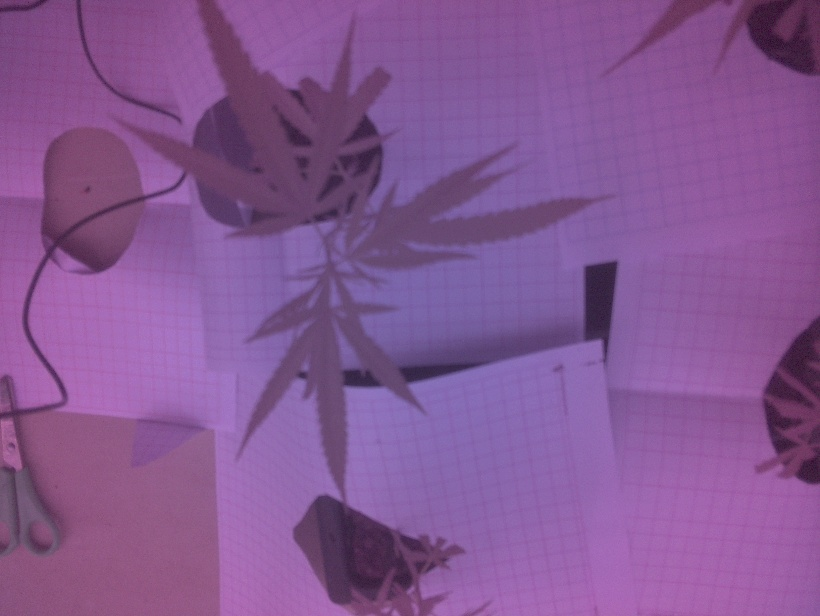
#> input picture noir.jpg, 820 x 616 px
$ python test123.py
#> lines starting #> are read from the running program, lines starting #| are printed output that depends on the picture
import time
import datetime
import numpy

import cv2


noir_image = cv2.imread('./noir.jpg',cv2.IMREAD_COLOR)
#> noir_image is the input picture: shape (616, 820, 3); mean B, G, R 146.9, 87, 133.1

color_image = cv2.imread('./rgb.jpg',cv2.IMREAD_COLOR)
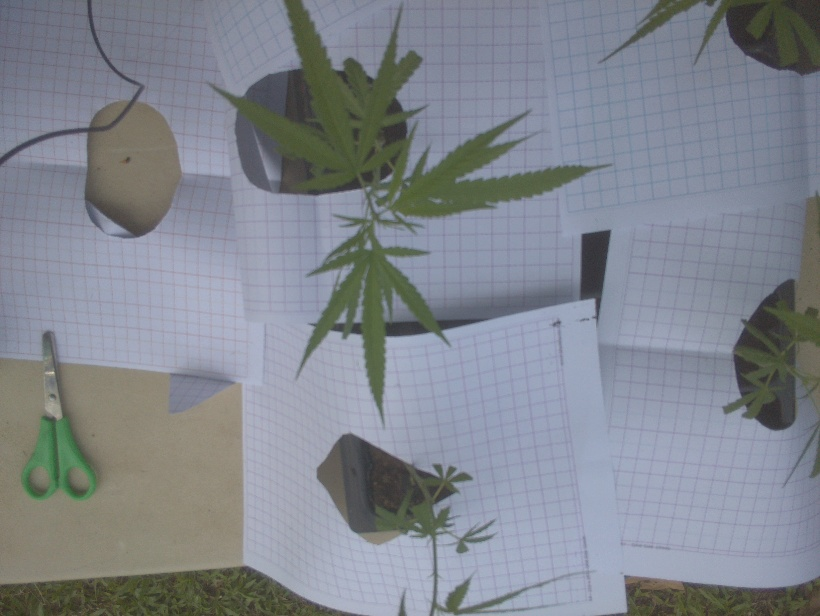
#> input picture rgb.jpg, 820 x 616 px
#> color_image is the input picture: shape (616, 820, 3); mean B, G, R 141.9, 133.6, 128.8


# extract nir, red green and blue channel
nir_channel = noir_image[:,:,0]/256.0
green_channel = noir_image[:,:,1]/256.0
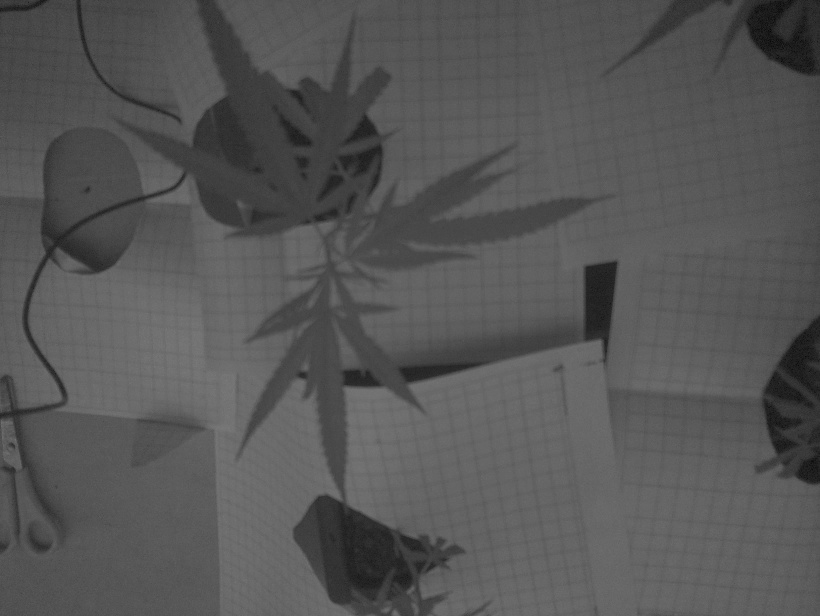
#> green_channel: shape (616, 820) float64; min 0.0273, max 0.477, mean 0.34
blue_channel = noir_image[:,:,2]/256.0
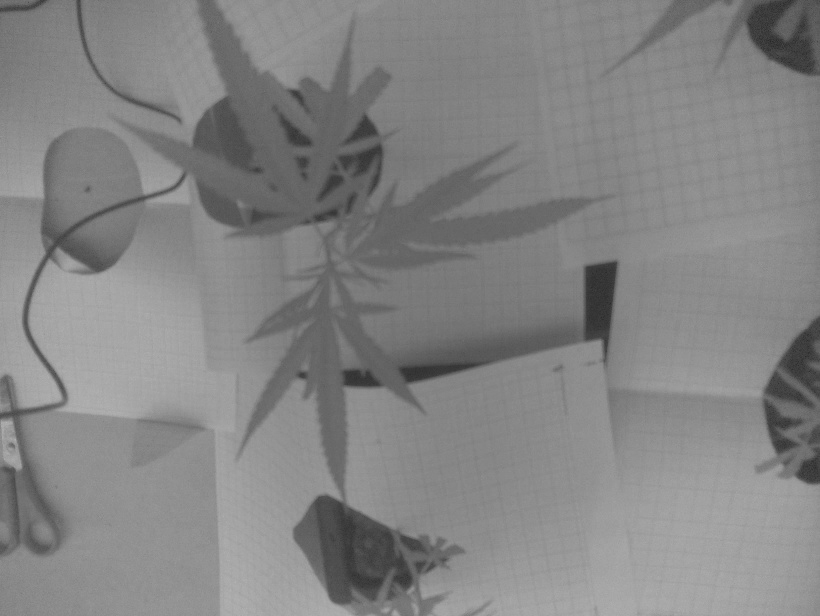
#> blue_channel: shape (616, 820) float64; min 0.156, max 0.711, mean 0.52
red_channel = color_image[:,:,0]/256.0
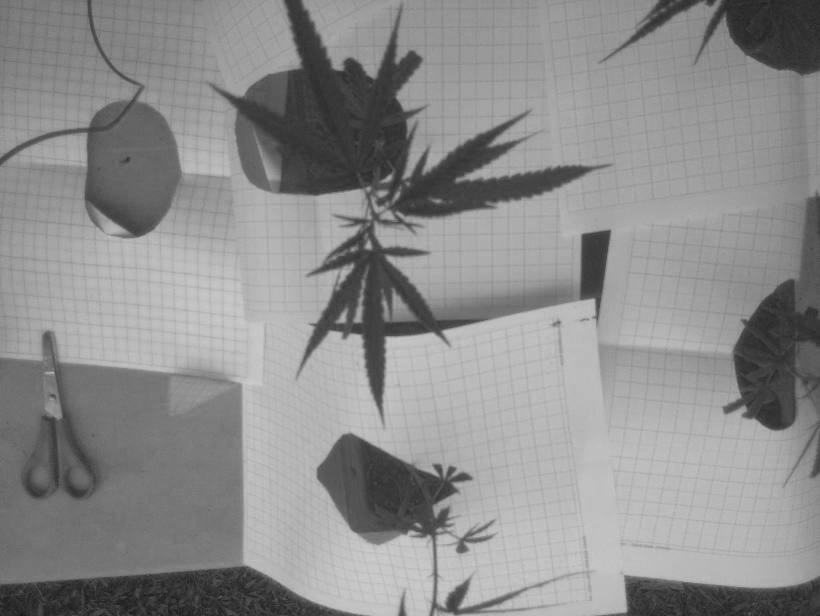
#> red_channel: shape (616, 820) float64; min 0.0938, max 0.805, mean 0.554

# align the images
# Run the ECC algorithm. The results are stored in warp_matrix.
# Find size of image1
warp_mode = cv2.MOTION_TRANSLATION
if warp_mode == cv2.MOTION_HOMOGRAPHY :
  warp_matrix = numpy.eye(3, 3, dtype=numpy.float32)
else :
  warp_matrix = numpy.eye(2, 3, dtype=numpy.float32)
number_of_iterations = 5000
termination_eps = 1e-10
criteria = (cv2.TERM_CRITERIA_EPS | cv2.TERM_CRITERIA_COUNT, number_of_iterations, termination_eps)
sz = color_image.shape
#> sz = (616, 820, 3)
(cc, warp_matrix) = cv2.findTransformECC (color_image[:,:,1],noir_image[:,:,1],warp_matrix, warp_mode, criteria)
#> cc = 0.653; warp_matrix = [[1, 0, -36.88], [0, 1, 50.84]]
if warp_mode == cv2.MOTION_HOMOGRAPHY:
    # Use warpPerspective for Homography
    nir_aligned = cv2.warpPerspective (nir_channel, warp_matrix, (sz[1],sz[0]), flags=cv2.INTER_LINEAR + cv2.WARP_INVERSE_MAP)
else :
# Use warpAffine for nit_channel, Euclidean and Affine
    nir_aligned = cv2.warpAffine(nir_channel, warp_matrix, (sz[1],sz[0]), flags=cv2.INTER_LINEAR + cv2.WARP_INVERSE_MAP);

    # calculate ndvi
    ndvi_image = (nir_aligned - red_channel)/(nir_aligned + red_channel)
    ndvi_image = (ndvi_image+1)/2
    ndvi_image = cv2.convertScaleAbs(ndvi_image*255)
    ndvi_image = cv2.applyColorMap(ndvi_image, cv2.COLORMAP_JET)
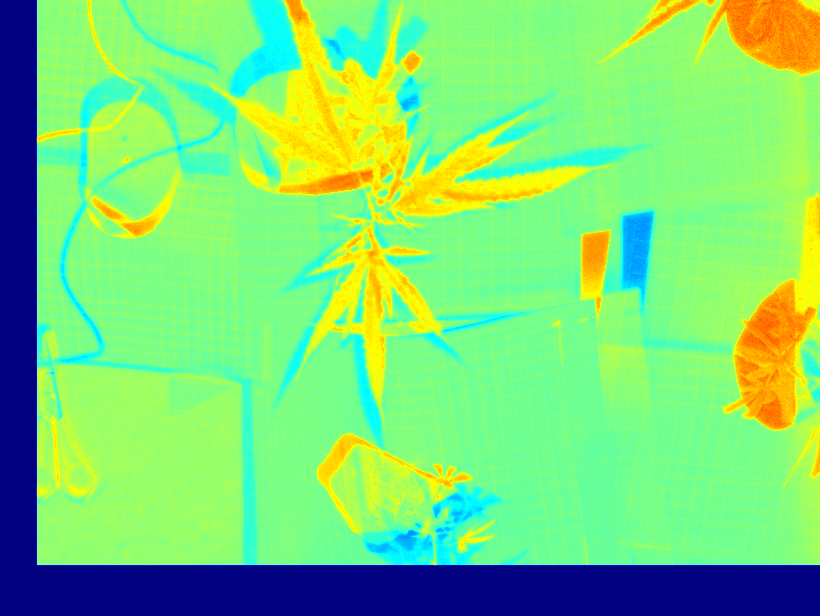
#> ndvi_image: shape (616, 820, 3); mean B, G, R 118.1, 218.3, 122.3

    # calculate gndvi_image
    gndvi_image = (nir_channel - green_channel)/(nir_channel + green_channel)
    gndvi_image = (gndvi_image+1)/2
    gndvi_image = cv2.convertScaleAbs(gndvi_image*255)
    gndvi_image = cv2.applyColorMap(gndvi_image, cv2.COLORMAP_JET)
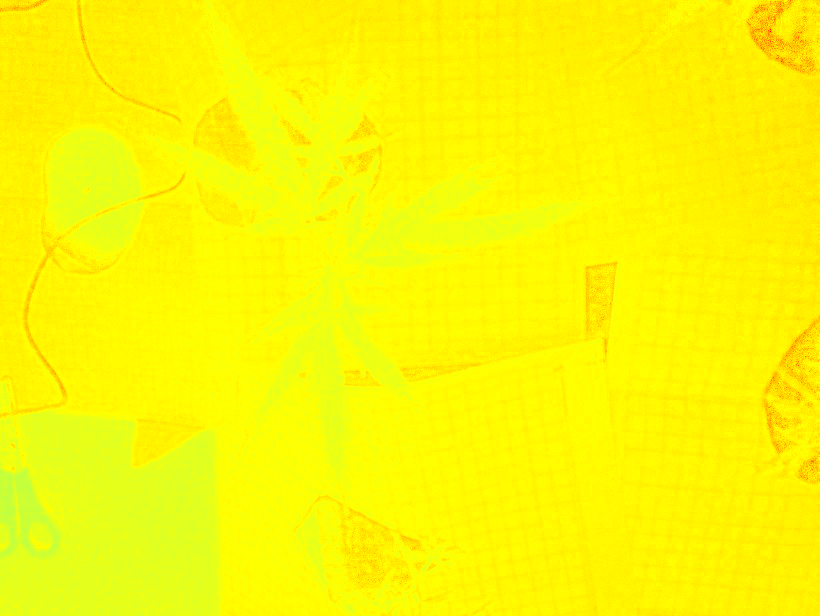
#> gndvi_image: shape (616, 820, 3); mean B, G, R 4.1, 247.1, 251.1


    # calculate bndvi_image
    bndvi_image = (nir_channel - blue_channel)/(nir_channel + blue_channel)
    bndvi_image = (bndvi_image+1)/2
    bndvi_image = cv2.convertScaleAbs(bndvi_image*255)
    bndvi_image = cv2.applyColorMap(bndvi_image, cv2.COLORMAP_JET)
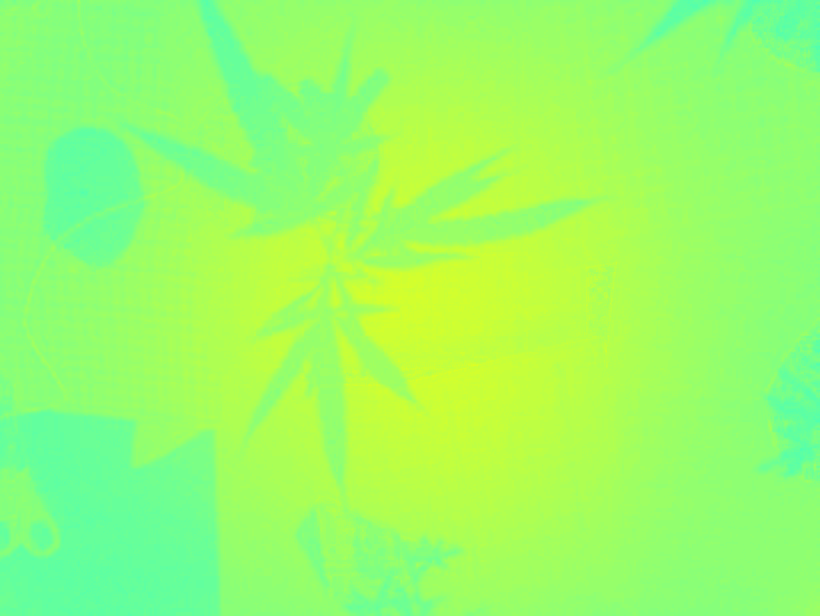
#> bndvi_image: shape (616, 820, 3); mean B, G, R 104.1, 255, 151.9


# [13 lines of commented-out code are left out]
cv2.imshow("dd" , gndvi_image)
cv2.waitKey(10000)


# get current date and time to add to the filenames
d = datetime.datetime.now()
datestr = d.strftime("%Y%m%d%H%M%S")


# save all images
cv2.imwrite("./images/" + datestr + "_noir.jpg",noir_image)
cv2.imwrite("./images/" + datestr + "_color.jpg",color_image)
cv2.imwrite("./images/" + datestr + "_ndvi.jpg",ndvi_image)
cv2.imwrite("./images/" + datestr + "_gndvi.jpg",gndvi_image)
cv2.imwrite("./images/" + datestr + "_bndvi.jpg",bndvi_image)
